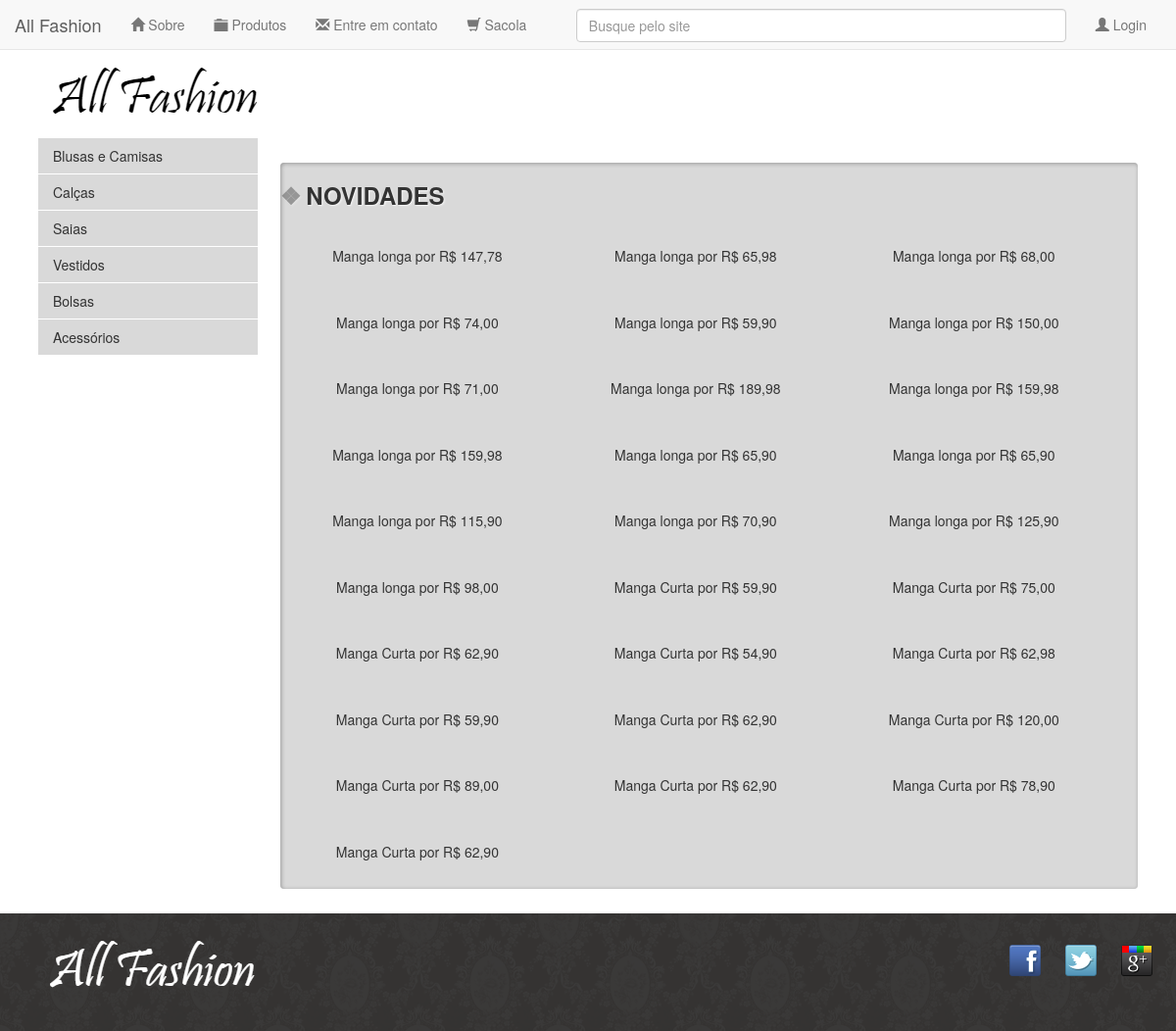
Page /listagem.php?cat_id=1&sub_cat_id=-1 on the committed database.
### tables this page shows
CREATE TABLE `categorias` (
  `id` int(11) NOT NULL,
  `descricao` varchar(45) DEFAULT NULL,
  `ativo` char(1) DEFAULT 'S'
);

CREATE TABLE `produtos` (
  `id` int(11) NOT NULL,
  `nome` varchar(45) DEFAULT NULL,
  `descricao` text,
  `tamanho` char(1) DEFAULT NULL,
  `preco` decimal(12,2) DEFAULT NULL,
  `Marcas_id` int(11) NOT NULL,
  `Categorias_id` int(11) NOT NULL,
  `Cores_id` int(11) NOT NULL,
  `SubCategorias_id` int(11) NOT NULL
);

### config/conexao.php (called while the page is built, shortened)
<?php
class Conexao {
    private $con = null;
    private $host = "localhost";
    private $user = "root";
    private $pass = "";
    private $database = "allfashion";
    public function conecta() {
        $this->con = mysqli_connect($this->host, $this->user, $this->pass, $this->database) or die("Erro ao conectar ao servidor &raquo; " . mysqli_connect_errno());
        return $this->con;
    }
    public function executa ($sql) {
        $re = $this->con->query($sql);
        return $re;
    }
}

### listagem.php (the view, shortened to what this page needs)
  <?php include("cabecalho.php");?>
  <?php include("header.php");?>
  <div class="container destaque">
    <?php include("menu.php");?>
    <section class="painel novidades painel-compacto" style="width: 78%; float: right;">
    <?php
      $categoria = $_GET["cat_id"];
      $filtro="";
      if($categoria != -1){
        $filtro .= " AND CATEGORIAS_ID =".$categoria;
      }
      $sql = "SELECT p.*
              FROM produtos p
              WHERE 1=1 ".$filtro;
      $result = $db->executa($sql);
    ?>
      <h2>Novidades</h2>
      <ol>
        <?php while ($row = $result->fetch_array(MYSQLI_ASSOC)) {
          ?>
          <li>
            <a href="produto.php?id=<?php echo $row['id']?>">
              <figure>
                <figcaption><?php echo $row["nome"]?> por R$ <?php echo number_format($row["preco"], 2, ",", ".")?></figcaption>
              </figure>
            </a>
          </li>
        <?php } ?>
      </ol>
    </section>
  </div>
  <?php include("rodape.php")?>
</body>
</html>

### menu.php (shortened to what this page needs)
<section class="menu-departamentos">
    <?php
        $categorias = $db->executa("SELECT * FROM CATEGORIAS");
    ?>
    <nav>
    <ul>
        <?php while ($row = $categorias->fetch_array(MYSQLI_ASSOC)) { ?>
        <li>
            <a href="listagem.php?cat_id=<?php echo $row['id'];?>&sub_cat_id=-1"><?php echo utf8_encode($row['descricao']); ?></a>
        </li>
        <?php } ?>
        </ul>
    </nav>
</section>

### css/estilos.css (style rules this page uses)
body { color: #333333; font-family: "Lucida Sans Unicode", "Lucida Grande", sans-serif; margin: 0; background-color: #d9d9d9; }
ul { list-style: none; position: relative; }
ul li { display: block; }
.container { margin: 0 auto; width: 96%; }
.busca, .menu-departamentos { margin-right: 10px; width: 20%; float: left; }
.menu-departamentos li { background-color: #d9d9d9; margin-bottom: 1px; padding: 8px 15px; }
.menu-departamentos a { color: #333333; text-decoration: none; }
.menu-departamentos { clear: left; padding-bottom: 10px; }
.destaque { margin-top: 10px; }
.painel { width: auto; }
.novidades { float: left; background-color: #d9d9d9; background-color: #d9d9d9; }
.painel li { display: inline-block; vertical-align: top; width: 30%; margin: 1%; padding-bottom: 10px; }
.painel h2 { font-size: 24px; font-weight: bold; text-transform: uppercase; margin-bottom: 10px; }
.painel a { color: #333; font-size: 14px; text-align: center; text-decoration: none; }
.menu-departamentos ul { padding: 0; }
.painel h2:before { content: '\2756'; padding-right: 5px; opacity: 0.4; }
.painel { border-radius: 4px; box-shadow: inset 1px 1px 4px #999; margin-bottom: 25px; margin-top: 25px; }
.painel h2 { text-shadow: 1px 1px 2px rgba(255,255,255,0.8); }
.painel li { transition: 0.7s ease-out; }
.busca, .menu-departamentos, .destaque img { margin-left: 0; }
* { margin: 0; padding: 0; }

### css/mobile.css (style rules this page uses)
.container { width: 96%; }

### rows in the picture
categorias: descricao "Blusas e Camisas"
categorias: descricao "Calças"
categorias: descricao "Saias"
categorias: descricao "Vestidos"
categorias: descricao "Bolsas"
categorias: descricao "Acessórios"
produtos: nome "Manga longa", preco "147,78"
produtos: nome "Manga longa", preco "65,98"
produtos: nome "Manga longa", preco "68,00"
produtos: nome "Manga longa", preco "74,00"
produtos: nome "Manga longa", preco "59,90"
produtos: nome "Manga longa", preco "150,00"
produtos: nome "Manga longa", preco "71,00"
produtos: nome "Manga longa", preco "189,98"
produtos: nome "Manga longa", preco "159,98"
produtos: nome "Manga longa", preco "159,98"
produtos: nome "Manga longa", preco "65,90"
produtos: nome "Manga longa", preco "65,90"
produtos: nome "Manga longa", preco "115,90"
produtos: nome "Manga longa", preco "70,90"
produtos: nome "Manga longa", preco "125,90"
produtos: nome "Manga longa", preco "98,00"
produtos: nome "Manga Curta", preco "59,90"
produtos: nome "Manga Curta", preco "75,00"
produtos: nome "Manga Curta", preco "62,90"
produtos: nome "Manga Curta", preco "54,90"
produtos: nome "Manga Curta", preco "62,98"
produtos: nome "Manga Curta", preco "59,90"
produtos: nome "Manga Curta", preco "62,90"
produtos: nome "Manga Curta", preco "120,00"
produtos: nome "Manga Curta", preco "89,00"
produtos: nome "Manga Curta", preco "62,90"
produtos: nome "Manga Curta", preco "78,90"
produtos: nome "Manga Curta", preco "62,90"
